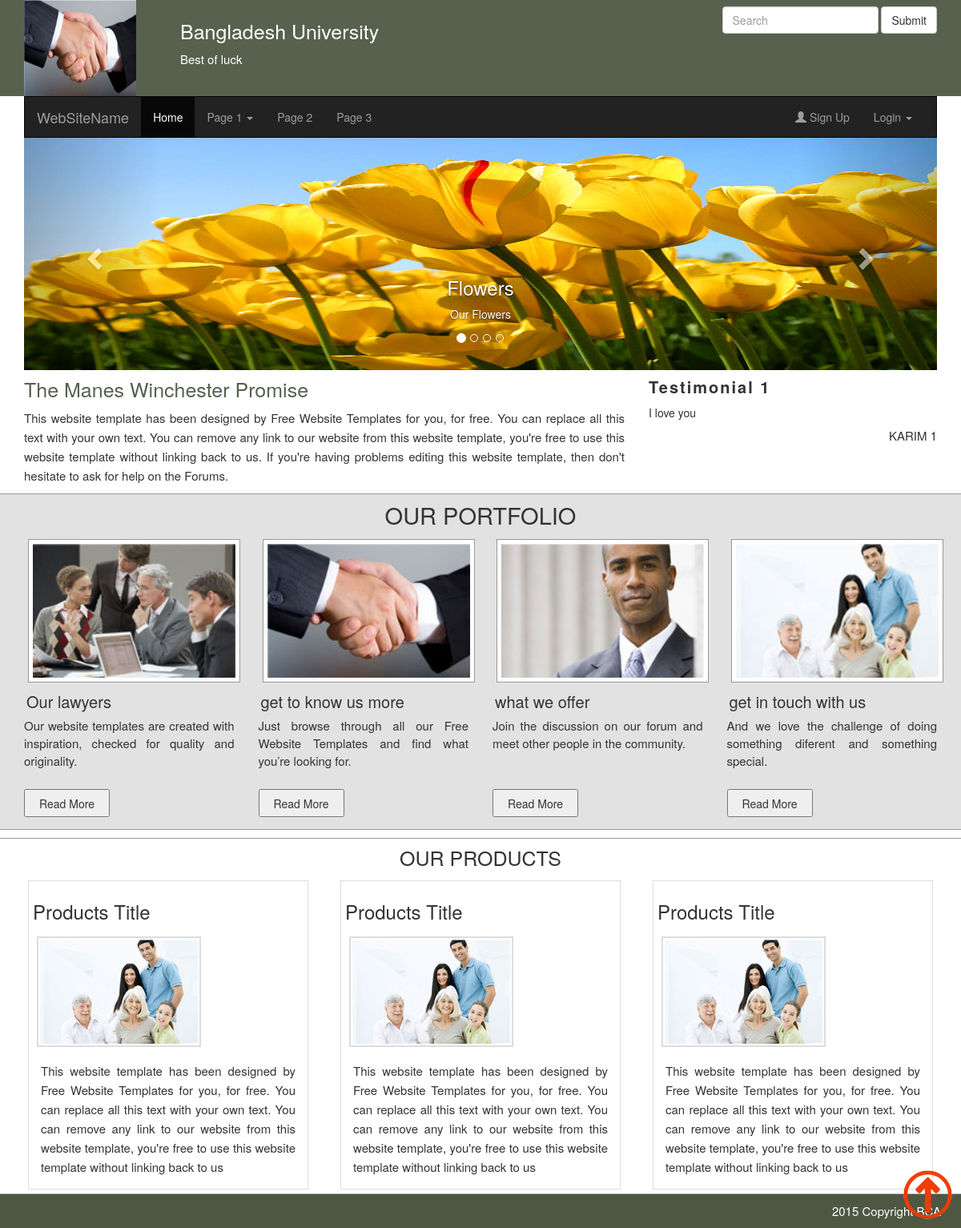
The page / on the database its author committed.
### tables this page shows
CREATE TABLE `settings` (
  `id` int(15) NOT NULL,
  `versityname` varchar(255) NOT NULL,
  `title` varchar(225) NOT NULL,
  `logo` varchar(250) NOT NULL,
  `enable` int(2) NOT NULL,
  `created` date DEFAULT NULL,
  `updated` date DEFAULT NULL,
  `deleted` date DEFAULT NULL
);

CREATE TABLE `sliders` (
  `slider_id` int(15) NOT NULL,
  `shortname` varchar(255) NOT NULL,
  `title` varchar(255) NOT NULL,
  `slider` varchar(255) NOT NULL,
  `created` date DEFAULT NULL,
  `updated` date DEFAULT NULL,
  `deleted` date DEFAULT NULL
);

CREATE TABLE `testimonial` (
  `testimonial_id` int(15) NOT NULL,
  `title` varchar(255) NOT NULL,
  `description` varchar(255) NOT NULL,
  `name` varchar(255) NOT NULL,
  `created` date DEFAULT NULL,
  `updated` date DEFAULT NULL,
  `deleted` date DEFAULT NULL
);

CREATE TABLE `copyright` (
  `id` int(15) NOT NULL,
  `copyright` varchar(255) NOT NULL,
  `orgname` varchar(255) NOT NULL,
  `created` date DEFAULT NULL,
  `updated` date DEFAULT NULL,
  `deleted` date DEFAULT NULL
);

### application/controllers/Frontpage.php (called while the page is built, shortened)
<?php
class Frontpage extends CI_Controller {
    public $baseurl;
    public function __construct() {
        $this->baseurl = $this->config->item('base_url');
        $this->load->model('Frontpagemodel');
        $this->load->model('Dashboardmodel');
    }
    public function index() {
        $data['baseurl'] = $this->baseurl;
        $this->load->model('Frontpagemodel');
        $data['allsettings'] = $this->Frontpagemodel->getlogoSlogan();
        $data['allcopyright'] = $this->Frontpagemodel->getCopyright();
        $data['allslider'] = $this->Frontpagemodel->getSliders();
        $data['alltestimonial'] = $this->Frontpagemodel->getTestimonials();
        $this->load->view('header', $data);
        $this->load->view('menusection', $data);
        $this->load->view('slider', $data);
        $this->load->view('index', $data);
        $this->load->view('footer', $data);
    }
}

### index.php (called while the page is built, shortened)
<?php
require_once BASEPATH.'core/CodeIgniter.php';

### application/models/Frontpagemodel.php (called while the page is built, shortened)
<?php
class Frontpagemodel extends CI_Model {
    public function getlogoSlogan() {
        $query = $this->db->get_where('settings', array('enable' => 1));
        return $query->result();
    }
    public function getCopyright() {
        $query = $this->db->limit(1)->order_by('id', 'desc')->get('copyright');
        return $query->result();
    }
    public function getSliders() {
        $query = $this->db->get('sliders');
        return $query->result();
    }
    public function getTestimonials() {
        $query = $this->db->limit(1)->order_by('testimonial_id', 'desc')->get('testimonial');
        return $query->result();
    }
}

### application/views/slider.php (the view, shortened to what this page needs)
<section class="slidersection">
    <div class="container">
        <div id="myCarousel" class="carousel slide" data-ride="carousel">
            <ol class="carousel-indicators">
                <li data-target="#myCarousel" data-slide-to="0" class="active"></li>
                <li data-target="#myCarousel" data-slide-to="1"></li>
                <li data-target="#myCarousel" data-slide-to="2"></li>
                <li data-target="#myCarousel" data-slide-to="3"></li>
            </ol>
            <div class="carousel-inner" role="listbox">
                <?php
                foreach ($allslider as $single):
                    ?>
                    <div class="item">
                        <img src="<?php echo $baseurl; ?>uploads/sliders/<?php echo $single->slider; ?> ">
                        <div class="carousel-caption">
                            <h3><?php echo $single->shortname; ?></h3>
                            <p><?php echo $single->title; ?></p>
                        </div>
                    </div>
                    <?php
                endforeach;
                ?>
            </div>
            <a class="left carousel-control" href="#myCarousel" role="button" data-slide="prev">
                <span class="glyphicon glyphicon-chevron-left" aria-hidden="true"></span>
            </a>
            <a class="right carousel-control" href="#myCarousel" role="button" data-slide="next">
                <span class="glyphicon glyphicon-chevron-right" aria-hidden="true"></span>
            </a>
        </div>
    </div>
</section>

### application/views/header.php (shortened to what this page needs)
<!DOCTYPE html>
<html>
    <head>
        <link rel="stylesheet" href="<?php echo $baseurl; ?>asset/css/bootstrap.min.css">
        <link rel="stylesheet" href="<?php echo $baseurl; ?>asset/css/style.css">
    </head>
    <body>
        <header class="headersection">
            <div class="container">
                <div class="row">
                    <div class="col-md-2">
                        <div class="logosection">
                            <a href="<?php echo $baseurl;?>">
                               <?php if($allsettings){?>
                                <img src="<?php echo $baseurl; ?>uploads/logo/<?php echo $allsettings[0]->logo; ?>" alt="Logo">
                                <?php
                                } else { ?>
                                <img src="<?php echo $baseurl; ?>asset/images/logo.png">
                                <?php
                                }
                                ?>
                            </a>
                        </div>
                    </div>
                    <div class="col-md-6">
                        <div class="slogan">
                            <?php if($allsettings){ ?>
                            <h4><?php echo $allsettings[0]->versityname; ?></h4>
                            <p><?php echo $allsettings[0]->title; ?></p>
                            <?php
                            }else {?>
                            <h4>School Name</h4>
                            <p>School Title</p>
                            <?php } ?>
                        </div>
                    </div>
                    <div class="col-md-4">
                        <div class="search">
                            <form class="navbar-form navbar-right">
                                <div class="form-group">
                                    <input type="text" class="form-control" placeholder="Search">
                                </div>
                                <button type="submit" class="btn btn-default">Submit</button>
                            </form>
                        </div>
                    </div>
                </div>
            </div>
        </header>

### application/views/index.php
<section class="postsection">
    <div class="container">
        <div class="postandtestimonial">
            <div class="row">
                <div class="col-md-8">
                    <div class="samepost">
                        <h3>The Manes Winchester Promise</h3>
                        <p>
                            This website template has been designed by Free Website Templates for you, for free. You can replace all this text with your own text. You can remove any link to our website from this website template, you're free to use this website template without linking back to us. If you're having problems editing this website template, then don't hesitate to ask for help on the Forums.
                        </p>
                    </div>
                </div>
                <div class="col-md-4">
                    <div class="tesitmonial">
                        <h2><?php echo $alltestimonial[0]->title;?></h2>
                        <p>
                            <?php echo $alltestimonial[0]->description;?>
                        </p>
                        <h4><?php echo $alltestimonial[0]->name;?></h4>
                    </div>
                </div>
            </div>
        </div>
    </div>
</section>
<section class="portfoliosection">
    <div class="container">
        <h2>Our Portfolio</h2>
        <div class="row">
            <div class="col-md-3">
                <div class="sameportfolio">
                    <img src="<?php echo $baseurl; ?>/asset/images/meeting.jpg" alt="Portfolio">
                    <h4>Our lawyers</h4>
                    <p>
                        Our website templates are created with inspiration, checked for quality and originality.
                    </p>
                    <button>Read More</button>
                </div>
            </div>
            <div class="col-md-3">
                <div class="sameportfolio">
                    <img src="<?php echo $baseurl; ?>/asset/images/handshake.jpg" alt="Portfolio">
                    <h4>get to know us more</h4>
                    <p>
                        Just browse through all our Free Website Templates and ﬁnd what you’re looking for.
                    </p>
                    <button>Read More</button>
                </div>
            </div>
            <div class="col-md-3">
                <div class="sameportfolio">
                    <img src="<?php echo $baseurl; ?>/asset/images/smile.jpg" alt="Portfolio">
                    <h4>what we offer</h4>
                    <p>
                        Join the discussion on our forum and meet other people in the community.
                    </p>
                    <button>Read More</button>
                </div>
            </div>
            <div class="sameportfolio">
                <div class="col-md-3">
                    <img src="<?php echo $baseurl; ?>/asset/images/family-small.jpg" alt="Portfolio">
                    <h4>get in touch with us</h4>
                    <p>
                        And we love the challenge of doing something diferent and something special.
                    </p>
                    <button>Read More</button>
                </div>
            </div>
        </div>
    </div>
</section>
<section class="productsection">
    <div class="container">
        <h2>Our Products</h2>
        <div class="row">
            <div class="col-md-4">
                <div class="sameproducts">
                    <h3>Products Title</h3>
                    <img src="<?php echo $baseurl; ?>/asset/images/family-small.jpg" alt="Products">
                    <p>
                        This website template has been designed by Free Website Templates for you, for free. You can replace all this text with your own text. You can remove any link to our website from this website template, you're free to use this website template without linking back to us
                    </p>
                </div>
            </div>
            <div class="col-md-4">
                <div class="sameproducts">
                    <h3>Products Title</h3>
                    <img src="<?php echo $baseurl; ?>/asset/images/family-small.jpg" alt="Products">
                    <p>
                        This website template has been designed by Free Website Templates for you, for free. You can replace all this text with your own text. You can remove any link to our website from this website template, you're free to use this website template without linking back to us
                    </p>
                </div>
            </div>
            <div class="col-md-4">
                <div class="sameproducts">
                    <h3>Products Title</h3>
                    <img src="<?php echo $baseurl; ?>/asset/images/family-small.jpg" alt="Products">
                    <p>
                        This website template has been designed by Free Website Templates for you, for free. You can replace all this text with your own text. You can remove any link to our website from this website template, you're free to use this website template without linking back to us
                    </p>
                </div>
            </div>
        </div>
    </div>
</section>

### application/views/footer.php (shortened to what this page needs)
<footer class="footersection">
    <div class="container-fluid">
        <div class="row">
            <div class="col-md-6">
            </div>
            <div class="col-md-6">
                <div class="copyright">
                    <P><?php echo $allcopyright[0]->copyright . ' ' . $allcopyright[0]->orgname; ?> </P>
                </div>
            </div>
        </div>
        <div class="gototop"></div>
    </div>
</footer>
</body>
</html>

### asset/css/style.css (style rules this page uses)
.headersection { background: #58614E; }
.logosection img { height: 120px; width: 140px; float: left; margin: 0px; padding: 0px; }
.slogan h4 { color: #fff; font-size: 25px; margin-top: 25px; }
.slogan p { color: #fff; font-size: 15px; }
.slidersection { margin-top: -20px; }
.samepost { min-height: 100px; text-align: justify; line-height: 24px; font-size: 15px; }
.samepost h3 { color: #57614E; margin: 10px 0px; font-size: 25px; }
.tesitmonial h2 { margin: 10px 0px; font-size: 20px; font-weight: bold; letter-spacing: 2px; }
.tesitmonial p { text-align: justify; font-size: 14px; line-height: 22px; }
.tesitmonial h4 { text-align: right; text-transform: uppercase; font-size: 15px; cursor: pointer; }
.portfoliosection { background: #E2E2E2; margin: 0px; border-top: 1px solid #999; min-height: 420px; border-bottom: 1px solid #999; }
.portfoliosection h2 { text-align: center; margin: 10px auto; font-size: 29px; text-transform: uppercase; }
.sameportfolio { min-height: 150px; }
.sameportfolio img { border: 1px solid #999; margin: 5px; background: #fff; padding: 5px; width: 265px; }
.sameportfolio h4 { margin: 8px 3px; font-size: 20px; }
.sameportfolio p { text-align: justify; font-size: 15px; line-height: 22px; min-height: 80px; }
.sameportfolio button { width: 107px; height: 35px; }
.productsection { min-height: 300px; border-top: 1px solid #999; border-bottom: 1px solid #999; margin-top: 10px; }
.productsection h2 { text-align: center; text-transform: uppercase; margin: 10px 0px; font-size: 25px; }
.sameproducts { min-height: 260px; border: 1px solid #ddd; padding: 5px; margin: 5px; }
.sameproducts img { border: 2px solid #ddd; padding: 2px; margin: 8px 5px; }
.sameproducts p { text-align: justify; margin: 5px; padding: 5px; line-height: 24px; font-size: 15px; }
.footersection { background: #4E5742 }
.gototop { background: url("../images/scroll-top.png") no-repeat scroll 0 0; bottom: 10px; right: 10px; position: fixed; cursor: pointer; width: 64px; height: 64px; }
.copyright p { font-size: 15px; color: #fff; float: right; margin: 10px 10px; }

### application/views/slider.php (style rules this page uses)
.carousel-inner > .item > img, .carousel-inner > .item > a > img { width: 100%; height: 290px; margin: auto; }

### rows shown on the page
settings: logo (picture), versityname "Bangladesh University", title "Best of luck"
sliders: slider (picture), shortname "Flowers", title "Our Flowers"
testimonial: title "Testimonial 1", description "I love you", name "KARIM 1"
copyright: copyright "2015 Copyright"
